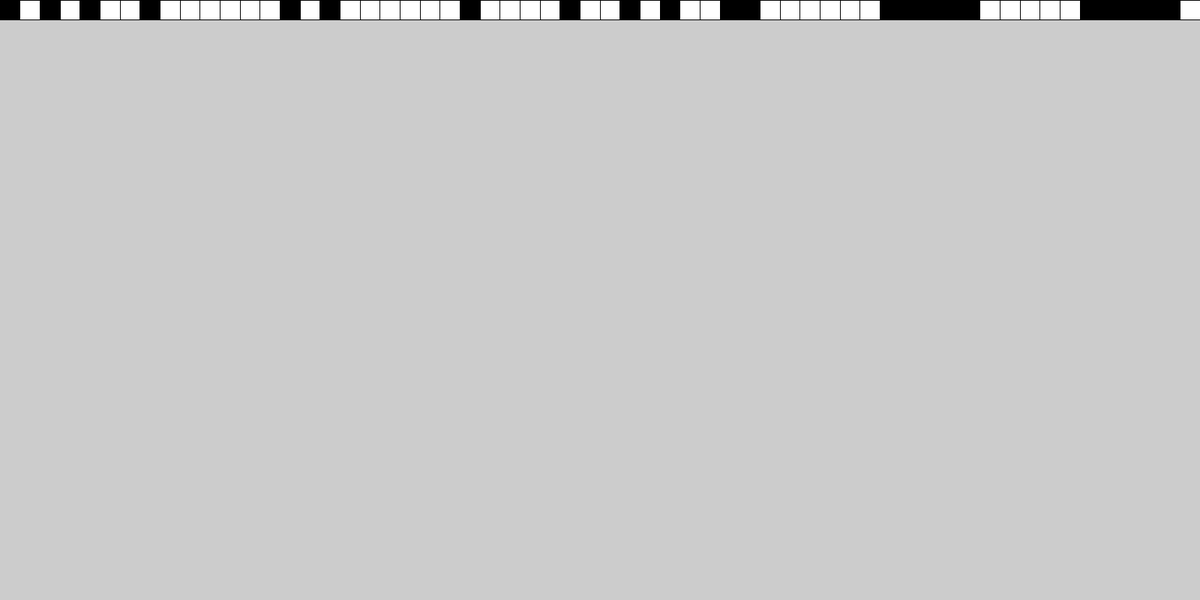
Frame 1 (no input)
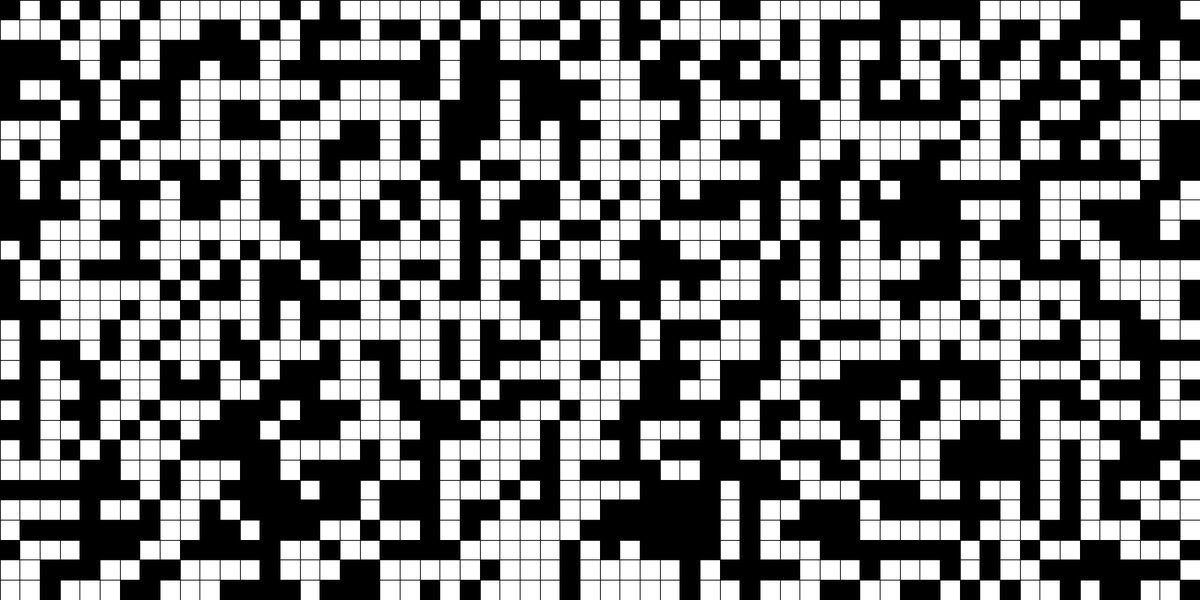
Frame 60 (the mouse pressed at the canvas centre just before this capture)
Frame 120 (the mouse held since frame 60 and released just before this capture): identical to frame 60, image omitted

The Processing sketch that drew these frames (run headless with seeded random() and noise(); from frame 60 on, the mouse is pressed at the canvas centre):

// Processing sketch: automata_03
// ── automata_03.pde
int numItems = 60; // Number of Items in a Generation
int numGeneration = 0;  // Number of the Current Generation


int[] currGen;  // Array to store values for Current Generation
int[] nextGen;  // Array to store values for Next Generation


float cellWidth;   // Width of the Cells
float cellHeight;  // Height of the Cells

void setup(){
  size(1600,800);
  
  cellWidth = width / (float) numItems;
  cellHeight = cellWidth;
  
  // Creates array to store values for Current Generation
  currGen = new int[numItems];
  
  // Creates array to store values for Next Generation
  nextGen = new int[numItems];
  
  // Random values for currGen
  randomValues();
}


void draw(){
  
  //background(255);
  
  // Draws the array of the Current Generation at corresponding y position
  displayGeneration(numGeneration*cellHeight);
  
  // Calculates the values of the Next Generation
  calculateNextGeneration();
  
  // Sawps the values of Arrays
  swapArrays();
  
  // Move to the next generation
  numGeneration++;
}

// Calculates the values for the array Next Generation
void calculateNextGeneration(){
  for(int i=0; i<nextGen.length; i++){
    nextGen[i] = (int)random(0,2);
  }
}

// Copies the values of the array Next Generation to the array Current Generation
void swapArrays(){
  for(int i=0; i<numItems; i++){
    currGen[i] = nextGen[i];
  }
}

// Resets all cells of the Current Generation to value 0
void resetGeneration(){
  for(int i=0; i<currGen.length; i++){
    currGen[i]=0;
  }
}

// Displays the current Generation at the corresponding Y position
void displayGeneration(float y){
  for(int i=0; i<currGen.length; i++){
    int value = currGen[i];
    float x = i*cellWidth;
    displayCell(x, y, value, cellWidth, cellHeight);
  }
}

// Set random values (0,1) for the array currGen
void randomValues(){
  for(int i=0; i<currGen.length; i++){
    currGen[i] = (int)random(0, 2);
  }
}

// Displays a cell at the corresponding position, size and color
void displayCell(float x, float y, int v, float w, float h){
  stroke(0);
  if(v==0){
    fill(255);
  }
  else {
     fill(0);
  }
  rect(x,y, w, h);
}
